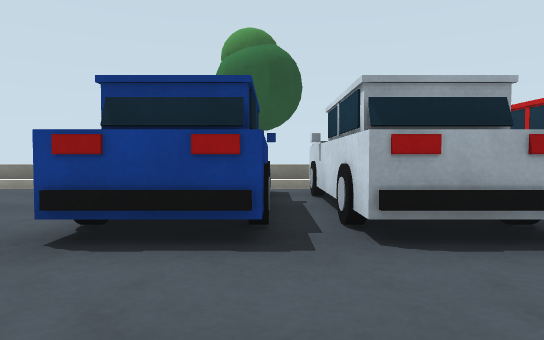
view 1 (above)

24 first-person views from a walk through a world built for the Gazebo simulator. The camera is 0.7 m above the floor, tilts 2° down and sees 75° across. The floor is counted in squares, 1 m on a side. Each view is taken from the middle of a square. On the plan, view 1 faces up. The plan holds only what a view shows up to about 11 squares ahead; the rest is blank. The place goes on beyond the plan. Robots are left out. Simple shapes stand in for some stock models.

view 2
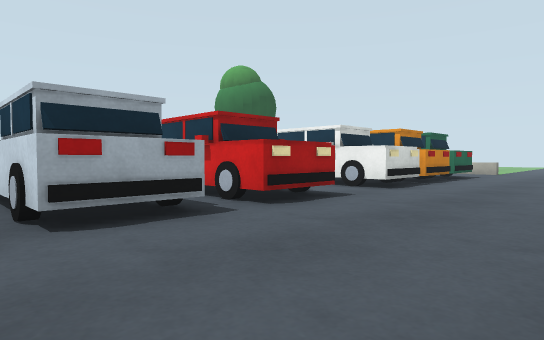

view 3
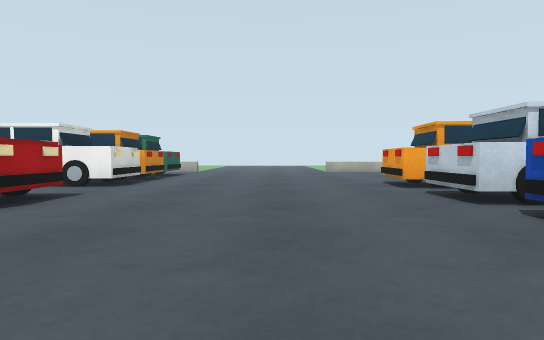

view 4
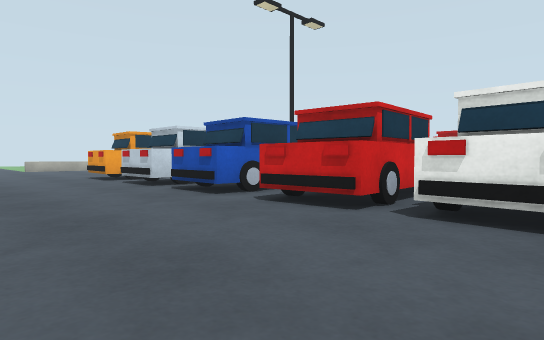

view 5
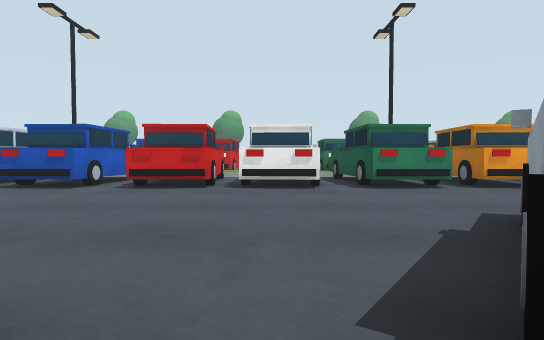

view 6
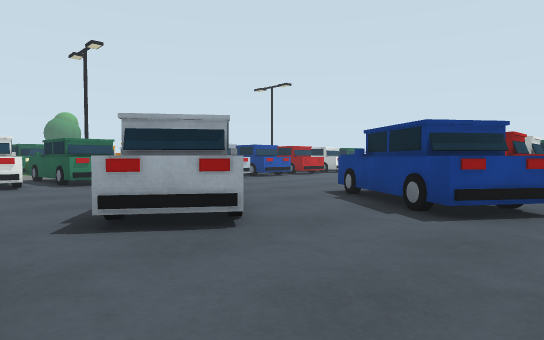

view 7
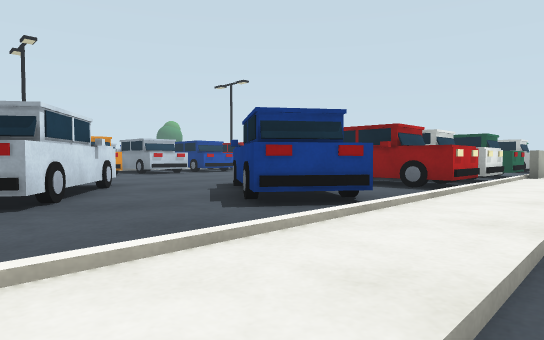

view 8
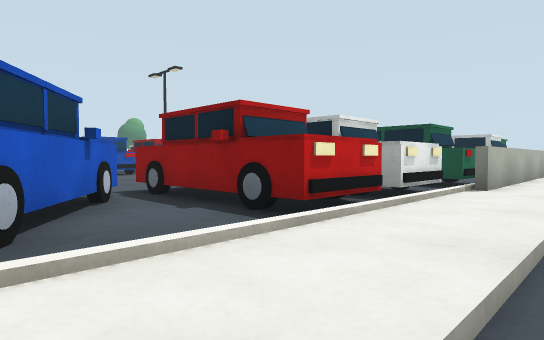

view 9
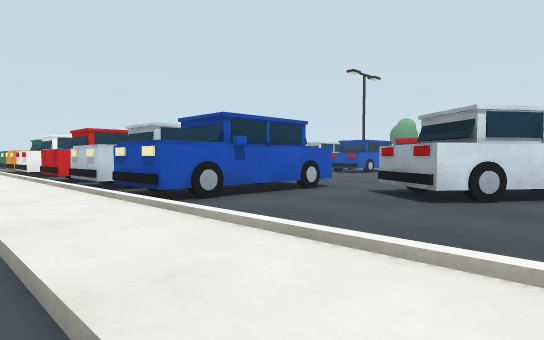

view 10
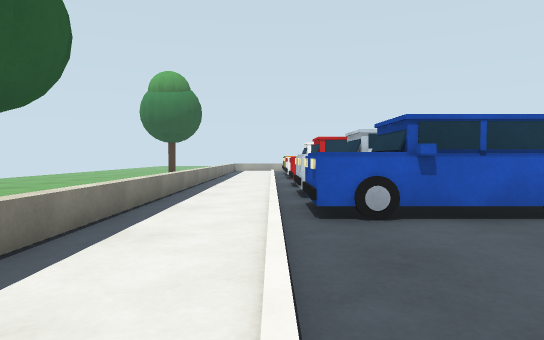

view 11
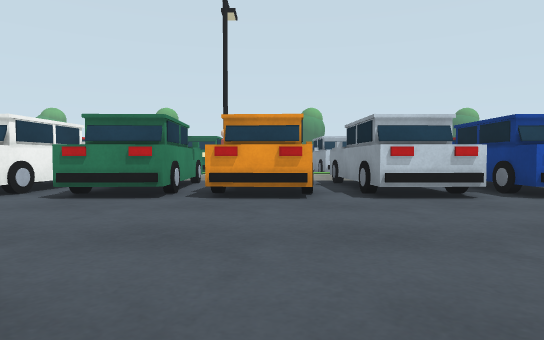

view 12
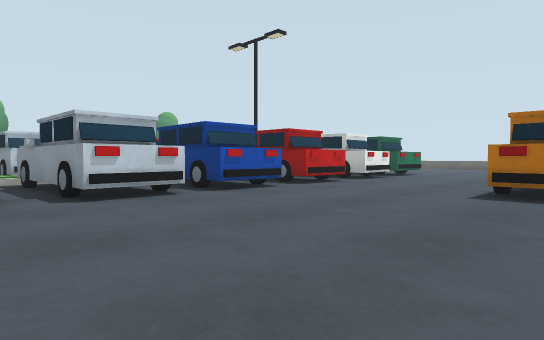

view 13
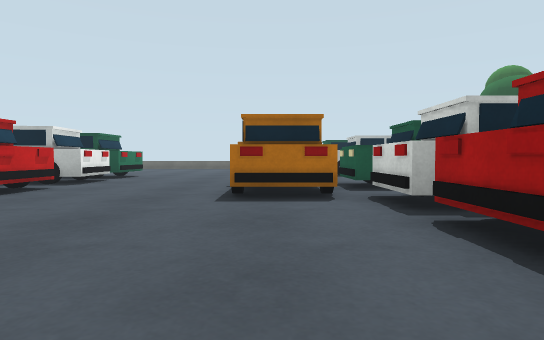

view 14
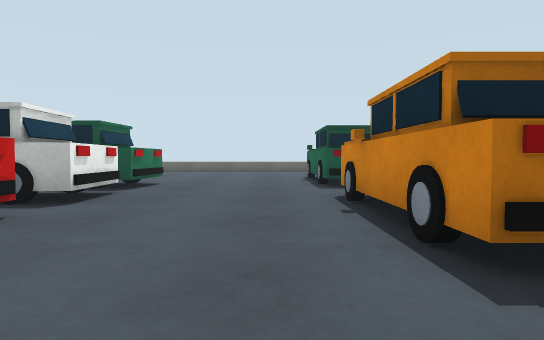

view 15
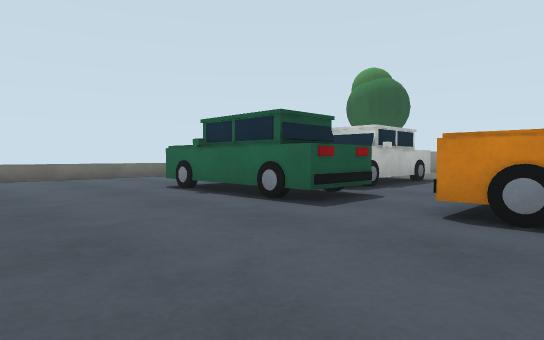

view 16
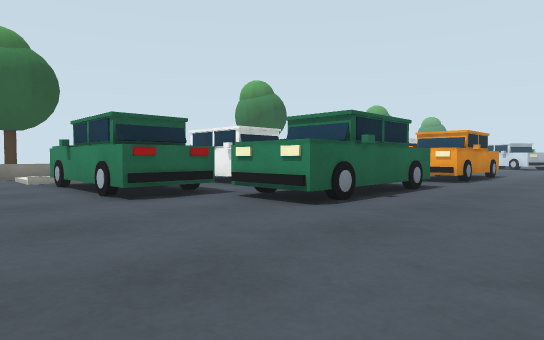

view 17
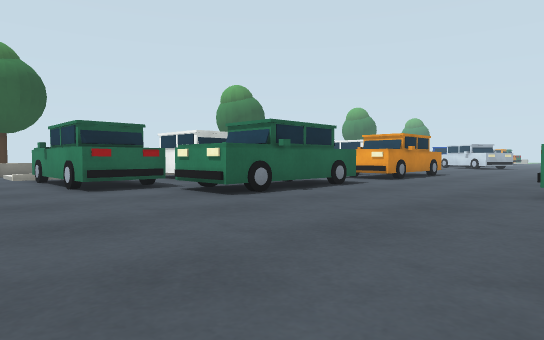

view 18
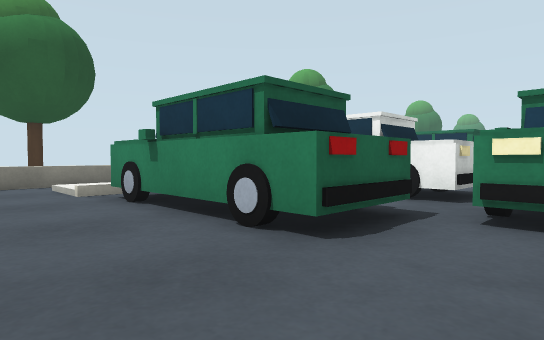

view 19
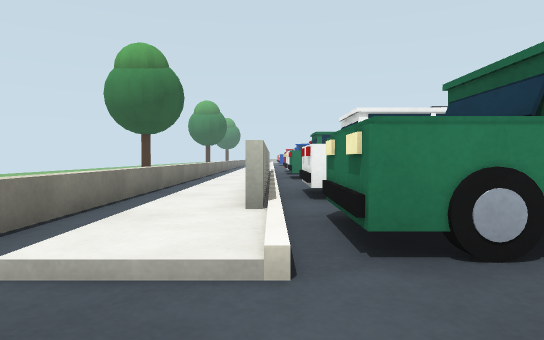

view 20
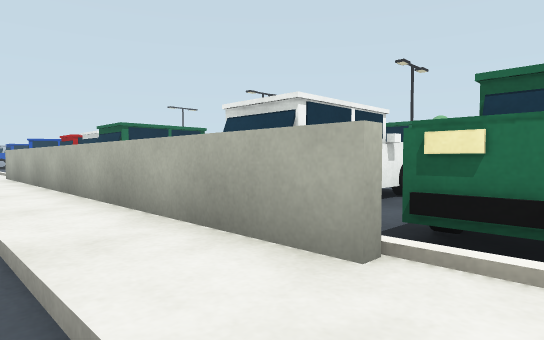

view 21
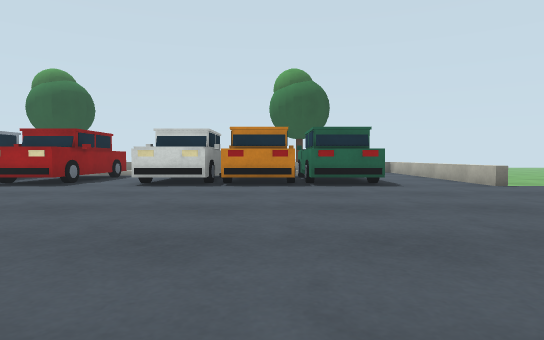

view 22
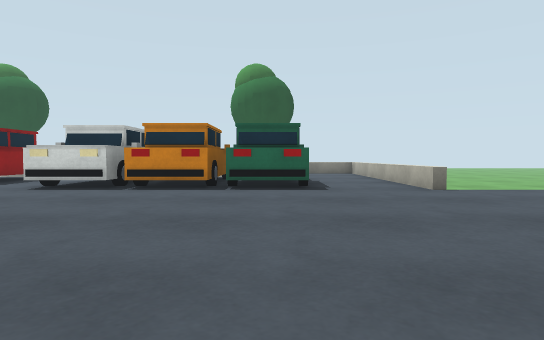

view 23
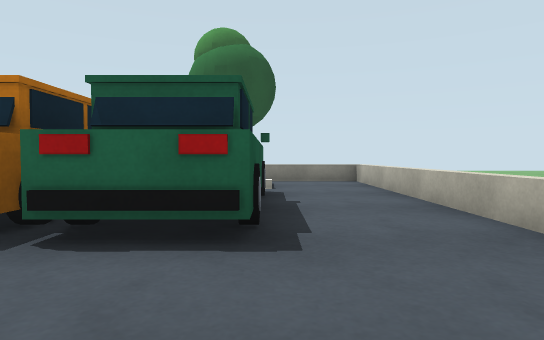

view 24
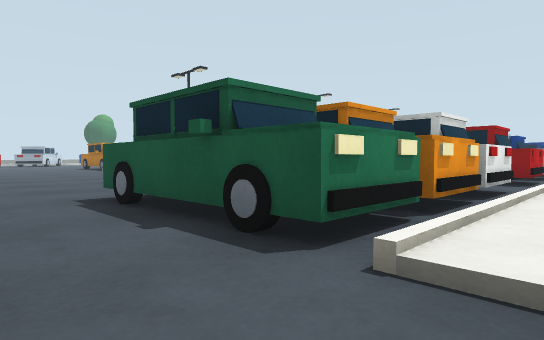

### Floor plan
Key: @ floor where view 1 was taken; x gap in a wall; . main floor; - floor 0.05 m lower than the main floor; : floor 0.1 m higher than the main floor; / step, stairs or slope; = window, fence, low wall or low ledge; C car; T tree.
Columns run from 31 left of view 1 to 17 right of it. Each row starts with its distance up from view 1.
 16                                   --
 15                                   --
 14   TT                          TT
 13   TT                          TT
 12
 11  ===========           ==  =========         ===
 10  ...........      ..................         ..=x
  9  ..:::::::::::::::::::::::::::::::::       :::..=
  8 ..//============////////////////////// ///////..=
  7  ..CC.CC....CC CCCCC..C......CCCCC.CC..CCCCCCC..=
  6  .CCC.CC.   CC CCCCC.CCC.....CCCCC CC..CCCCCCC..=
  5 ...C .CC..  CC  C  C.CCC.....C CC .CC..CCCCC C..=
  4 ...CC.CCC. CCC CCCCCC C...CC.CCCCC.CC..CCCCCCC..=
  3 ...CC.CC....CC CCCCC C...CCC.CCCCC.CC..CCCCCCC..=
  2 ....CC CC..   CC........CCC......................
  1 ....CCCCC..CCCCC........C C......................
  0 .....C..C..CC.C..........C.....@.................
 -1 ................................................
 -2 ................................................
 -3 ...............................................
 -4 ........CCCC.CC.CC.CC.CCCC.CC.CC.CCCCCCCC.....
 -5 ..... .CCCCCCCC.CC.CCCCCCCCCCCCC.CCCCCCCC....
 -6          C  C C. C. C  CC CC  C .C C  C   .

Where each view was taken, in squares from view 1:
view 1: 0 up, 0 right, facing up
view 2: 1 down, 0 right, facing up-right
view 3: 1 down, 1 left, facing right
view 4: 0 up, 4 left, facing down-right
view 5: 4 up, 3 left, facing down
view 6: 8 up, 2 left, facing down-left
view 7: 10 up, 4 left, facing down-left
view 8: 10 up, 9 left, facing down-left
view 9: 10 up, 7 left, facing down-right
view 10: 8 up, 7 left, facing right
view 11: 2 up, 9 left, facing down
view 12: 2 up, 9 left, facing down-left
view 13: 1 up, 10 left, facing left
view 14: 1 down, 14 left, facing left
view 15: 4 down, 19 left, facing up-left
view 16: 3 down, 31 left, facing up-right
view 17: 5 down, 31 left, facing up-right
view 18: 1 up, 31 left, facing up-right
view 19: 8 up, 31 left, facing right
view 20: 10 up, 28 left, facing down-right
view 21: 6 down, 11 right, facing up
view 22: 5 down, 13 right, facing up
view 23: 0 up, 14 right, facing up
view 24: 9 up, 16 right, facing down-left
